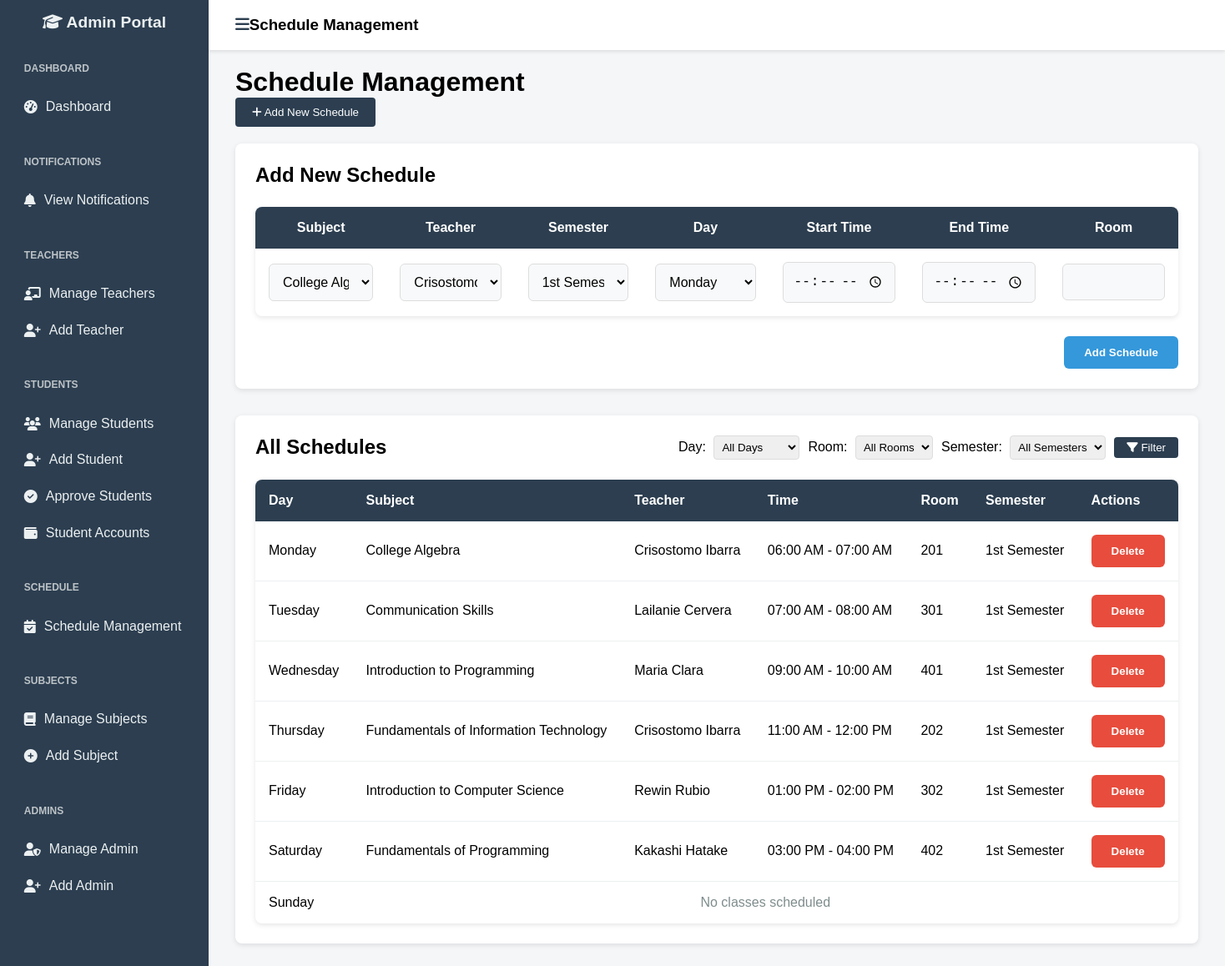
Screenshot of /admin_schedule_management.php (signed in) with the database file from the repository.
### tables this page shows
CREATE TABLE `class_schedules` (
  `id` int(11) NOT NULL,
  `subject_id` int(11) NOT NULL,
  `teacher_id` int(11) NOT NULL,
  `room` varchar(50) NOT NULL,
  `day_of_week` enum('Monday','Tuesday','Wednesday','Thursday','Friday','Saturday','Sunday') NOT NULL,
  `start_time` time NOT NULL,
  `end_time` time NOT NULL,
  `semester_id` int(11) DEFAULT NULL,
  `created_at` timestamp NOT NULL DEFAULT current_timestamp(),
  `updated_at` timestamp NOT NULL DEFAULT current_timestamp() ON UPDATE current_timestamp()
);

CREATE TABLE `subjects` (
  `id` int(11) NOT NULL,
  `subject_code` varchar(50) NOT NULL,
  `subject_name` varchar(100) NOT NULL,
  `units` int(11) NOT NULL,
  `semester` varchar(20) DEFAULT NULL,
  `year_level` varchar(20) DEFAULT NULL,
  `school_year` varchar(9) DEFAULT NULL,
  `program` varchar(255) DEFAULT NULL
);

CREATE TABLE `teachers` (
  `id` int(11) NOT NULL,
  `lastname` varchar(100) NOT NULL,
  `firstname` varchar(100) NOT NULL,
  `email` varchar(150) NOT NULL,
  `phone` varchar(20) DEFAULT NULL,
  `username` varchar(100) NOT NULL,
  `password` varchar(255) NOT NULL,
  `created_at` timestamp NOT NULL DEFAULT current_timestamp(),
  `section` varchar(50) DEFAULT NULL,
  `program` varchar(255) DEFAULT NULL,
  `grade_level` varchar(50) DEFAULT NULL
);

CREATE TABLE `semesters` (
  `id` int(11) NOT NULL,
  `name` varchar(50) NOT NULL,
  `is_active` tinyint(1) DEFAULT 1,
  `created_at` timestamp NOT NULL DEFAULT current_timestamp()
);

### admin_schedule_management.php (the view, shortened to what this page needs)
<?php
require_once 'db_connect.php';
$sql = "SELECT cs.*, s.subject_name, t.firstname as teacher_firstname,
        t.lastname as teacher_lastname, sem.name as semester_name
        FROM class_schedules cs
        JOIN subjects s ON cs.subject_id = s.id
        JOIN teachers t ON cs.teacher_id = t.id
        JOIN semesters sem ON cs.semester_id = sem.id
        WHERE 1=1";
$sql .= " ORDER BY FIELD(cs.day_of_week, 'Monday', 'Tuesday', 'Wednesday', 'Thursday', 'Friday', 'Saturday', 'Sunday'),
        cs.start_time";
$schedules = $conn->query($sql);
$sql = "SELECT * FROM subjects";
$subjects = $conn->query($sql);
$sql = "SELECT * FROM teachers";
$teachers = $conn->query($sql);
$sql = "SELECT * FROM semesters WHERE is_active = 1";
$semesters = $conn->query($sql);
?>
<!DOCTYPE html>
<html lang="en">
<head>
    <link rel="stylesheet" href="https://cdnjs.cloudflare.com/ajax/libs/font-awesome/6.4.0/css/all.min.css" />
</head>
<body>
  <div class="sidebar" id="sidebar">
    <h2><i class="fas fa-graduation-cap"></i> <span>Admin Portal</span></h2>
    <ul>
      <li class="section-title">Dashboard</li>
      <li><a href="admin_dashboard.php"><i class="fas fa-tachometer-alt"></i> <span>Dashboard</span></a></li>
      <li class="section-title">Notifications</li>
      <li><a href="notification.php"><i class="fas fa-bell"></i> <span>View Notifications</span></a></li>
      <li class="section-title">Teachers</li>
      <li><a href="manage_teachers.php"><i class="fas fa-chalkboard-teacher"></i> <span>Manage Teachers</span></a></li>
      <li><a href="add_teacher.php"><i class="fas fa-user-plus"></i> <span>Add Teacher</span></a></li>
      <li class="section-title">Students</li>
      <li><a href="manage_students.php"><i class="fas fa-users"></i> <span>Manage Students</span></a></li>
      <li><a href="add_student.php"><i class="fas fa-user-plus"></i> <span>Add Student</span></a></li>
      <li><a href="approve_students.php"><i class="fas fa-check-circle"></i> <span>Approve Students</span></a></li>
      <li><a href="manage_student_accounts.php"><i class="fas fa-wallet"></i> <span>Student Accounts</span></a></li>
      <li class="section-title">Schedule</li>
      <li><a href="admin_schedule_management.php"><i class="fas fa-calendar-check"></i> <span>Schedule Management</span></a></li>
      <li class="section-title">Subjects</li>
      <li><a href="manage_subjects.php"><i class="fas fa-book"></i> <span>Manage Subjects</span></a></li>
      <li><a href="add_subject.php"><i class="fas fa-plus-circle"></i> <span>Add Subject</span></a></li>
      <li class="section-title">Admins</li>
      <li><a href="manage_admins.php"><i class="fas fa-user-shield"></i> <span>Manage Admin</span></a></li>
      <li><a href="add_admin.php"><i class="fas fa-user-plus"></i> <span>Add Admin</span></a></li>
    </ul>
  </div>
    <div class="topbar" id="topbar">
        <button class="toggle-btn" id="toggleSidebar">
            <i class="fas fa-bars"></i>
        </button>
        <h3>Schedule Management</h3>
    </div>
    <div class="content" id="content">
        <div class="container">
            <h1>Schedule Management</h1>
            <button onclick="showAddScheduleModal()" style="margin-bottom: 20px; padding: 10px 20px; background-color: #2c3e50; color: white; border: none; border-radius: 4px; cursor: pointer;">
                <i class="fas fa-plus"></i> Add New Schedule
            </button>
            <div class="card">
                <h2>Add New Schedule</h2>
                <form method="POST" action="">
                    <table class="form-table">
                        <thead>
                            <tr>
                                <th>Subject</th>
                                <th>Teacher</th>
                                <th>Semester</th>
                                <th>Day</th>
                                <th>Start Time</th>
                                <th>End Time</th>
                                <th>Room</th>
                            </tr>
                        </thead>
                        <tbody>
                            <tr>
                                <td>
                                    <select name="subject_id" required>
                                        <?php while ($subject = $subjects->fetch_assoc()): ?>
                                            <option value="<?php echo $subject['id']; ?>">
                                                <?php echo htmlspecialchars($subject['subject_name']); ?>
                                            </option>
                                        <?php endwhile; ?>
                                    </select>
                                </td>
                                <td>
                                    <select name="teacher_id" required>
                                        <?php while ($teacher = $teachers->fetch_assoc()): ?>
                                            <option value="<?php echo $teacher['id']; ?>">
                                                <?php echo htmlspecialchars($teacher['firstname'] . ' ' . $teacher['lastname']); ?>
                                            </option>
                                        <?php endwhile; ?>
                                    </select>
                                </td>
                                <td>
                                    <select name="semester_id" required>
                                        <?php while ($semester = $semesters->fetch_assoc()): ?>
                                            <option value="<?php echo $semester['id']; ?>">
                                                <?php echo htmlspecialchars($semester['name']); ?>
                                            </option>
                                        <?php endwhile; ?>
                                    </select>
                                </td>
                                <td>
                                    <select name="day_of_week" required>
                                        <option value="Monday">Monday</option>
                                    </select>
                                </td>
                                <td>
                                    <input type="time" name="start_time" required>
                                </td>
                                <td>
                                    <input type="time" name="end_time" required>
                                </td>
                                <td>
                                    <input type="text" name="room" required>
                                </td>
                            </tr>
                        </tbody>
                    </table>
                    <div class="form-actions">
                        <button type="submit" class="btn btn-primary">Add Schedule</button>
                    </div>
                </form>
            </div>
            <div class="card">
                <div style="display: flex; justify-content: space-between; align-items: center; margin-bottom: 20px;">
                    <h2>All Schedules</h2>
                    <form method="GET" class="filter-form" style="display: flex; gap: 10px; align-items: center;">
                        <div>
                            <label for="day" style="margin-right: 5px;">Day:</label>
                            <select name="day" id="day" style="padding: 5px; border-radius: 4px; border: 1px solid #ddd;">
                                <option value="">All Days</option>
                            </select>
                        </div>
                        <div>
                            <label for="room" style="margin-right: 5px;">Room:</label>
                            <select name="room" id="room" style="padding: 5px; border-radius: 4px; border: 1px solid #ddd;">
                                <option value="">All Rooms</option>
                            </select>
                        </div>
                        <div>
                            <label for="semester" style="margin-right: 5px;">Semester:</label>
                            <select name="semester" id="semester" style="padding: 5px; border-radius: 4px; border: 1px solid #ddd;">
                                <option value="">All Semesters</option>
                            </select>
                        </div>
                        <button type="submit" style="padding: 5px 15px; background-color: #2c3e50; color: white; border: none; border-radius: 4px; cursor: pointer;">
                            <i class="fas fa-filter"></i> Filter
                        </button>
                    </form>
                </div>
                <table class="schedule-table">
                    <thead>
                        <tr>
                            <th>Day</th>
                            <th>Subject</th>
                            <th>Teacher</th>
                            <th>Time</th>
                            <th>Room</th>
                            <th>Semester</th>
                            <th>Actions</th>
                        </tr>
                    </thead>
                    <tbody>
                        <?php
                        $days = ['Monday', 'Tuesday', 'Wednesday', 'Thursday', 'Friday', 'Saturday', 'Sunday'];
                        foreach ($days as $day) {
                            $schedules->data_seek(0);
                            $has_schedule = false;
                            while ($schedule = $schedules->fetch_assoc()) {
                                if ($schedule['day_of_week'] === $day) {
                                    $has_schedule = true;
                                    echo "<tr>";
                                    echo "<td>" . htmlspecialchars($day) . "</td>";
                                    echo "<td>" . htmlspecialchars($schedule['subject_name']) . "</td>";
                                    echo "<td>" . htmlspecialchars($schedule['teacher_firstname'] . ' ' . $schedule['teacher_lastname']) . "</td>";
                                    echo "<td>" . date('h:i A', strtotime($schedule['start_time'])) . " - " .
                                         date('h:i A', strtotime($schedule['end_time'])) . "</td>";
                                    echo "<td>" . htmlspecialchars($schedule['room']) . "</td>";
                                    echo "<td>" . htmlspecialchars($schedule['semester_name']) . "</td>";
                                    echo "<td>";
                                    echo "<form method='POST' action='' style='display: inline;'>";
                                    echo "<button type='submit' class='btn btn-danger'>Delete</button>";
                                    echo "</form>";
                                    echo "</td>";
                                    echo "</tr>";
                                }
                            }
                            if (!$has_schedule) {
                                echo "<tr>";
                                echo "<td>" . htmlspecialchars($day) . "</td>";
                                echo "<td colspan='6' style='text-align: center; color: #7f8c8d;'>No classes scheduled</td>";
                                echo "</tr>";
                            }
                        }
                        ?>
                    </tbody>
                </table>
            </div>
        </div>
    </div>
</body>
</html>

### admin_schedule_management.php (style rules this page uses)
* { box-sizing: border-box; margin: 0; padding: 0; }
body { font-family: Arial, sans-serif; display: flex; min-height: 100vh; background-color: #f4f6f8; }
.sidebar { width: 250px; background-color: #2c3e50; color: #ecf0f1; padding-top: 1rem; flex-shrink: 0; transition: all 0.3s ease; }
.sidebar h2 { text-align: center; margin-bottom: 1rem; font-size: 1.2rem; }
.sidebar ul { list-style: none; padding: 0 1rem; }
.sidebar li { padding: 0.8rem; transition: background-color 0.2s; }
.sidebar .section-title { font-weight: bold; font-size: 0.75rem; margin-top: 1.5rem; margin-bottom: 0.3rem; color: #bdc3c7; text-transform: uppercase; }
.sidebar li a { text-decoration: none; color: inherit; display: flex; align-items: center; gap: 10px; }
.topbar { position: fixed; top: 0; left: 250px; right: 0; height: 60px; background-color: white; display: flex; align-items: center; padding: 0 2rem; box-shadow: 0 2px 4px rgba(0,0,0,0.1); z-index: 1000; transition: all 0.3s ease; }
.toggle-btn { font-size: 1.2rem; cursor: pointer; background: none; border: none; color: #2c3e50; }
.content { flex-grow: 1; padding: 5rem 2rem 2rem 2rem; transition: all 0.3s ease; margin-left: 0; }
.card { background: white; border-radius: 0.5rem; padding: 1.5rem; margin-bottom: 2rem; box-shadow: 0 2px 6px rgba(0,0,0,0.1); }
.btn { padding: 0.75rem 1.5rem; border: none; border-radius: 0.375rem; cursor: pointer; font-weight: bold; text-decoration: none; display: inline-block; }
.btn-primary { background-color: #3498db; color: white; }
.btn-danger { background-color: #e74c3c; color: white; }
.schedule-table { width: 100%; border-collapse: collapse; margin-top: 1.5rem; background-color: #fff; box-shadow: 0 2px 6px rgba(0,0,0,0.1); border-radius: 0.5rem; overflow: hidden; }
.schedule-table th { background-color: #2c3e50; color: white; padding: 1rem; text-align: left; font-weight: bold; }
.schedule-table td { padding: 1rem; border-bottom: 1px solid #ecf0f1; }
.schedule-table tr:last-child td { border-bottom: none; }
.form-table { width: 100%; border-collapse: collapse; margin-top: 1.5rem; background-color: #fff; box-shadow: 0 2px 6px rgba(0,0,0,0.1); border-radius: 0.5rem; overflow: hidden; }
.form-table th { background-color: #2c3e50; color: white; padding: 1rem; text-align: center; font-weight: bold; white-space: nowrap; }
.form-table td { padding: 1rem; border-bottom: 1px solid #ecf0f1; text-align: center; }
.form-table tr:last-child td { border-bottom: none; }
.form-table select, .form-table input { width: 100%; padding: 0.75rem; border: 1px solid #ddd; border-radius: 0.375rem; font-size: 1rem; background-color: #f8f9fa; min-width: 120px; }
.form-actions { margin-top: 1.5rem; text-align: right; }
.form-actions .btn { min-width: 120px; }

### rows the page displays
class_schedules: day "Monday", subject.subject_name "College Algebra", teacher.lastname "Crisostomo Ibarra", start_time "06:00 AM", end_time "07:00 AM", room "201", semester.name "1st Semester"
class_schedules: day "Tuesday", subject.subject_name "Communication Skills", teacher.lastname "Lailanie Cervera", start_time "07:00 AM", end_time "08:00 AM", room "301", semester.name "1st Semester"
class_schedules: day "Wednesday", subject.subject_name "Introduction to Programming", teacher.lastname "Maria Clara", start_time "09:00 AM", end_time "10:00 AM", room "401", semester.name "1st Semester"
class_schedules: day "Thursday", subject.subject_name "Fundamentals of Information Technology", teacher.lastname "Crisostomo Ibarra", start_time "11:00 AM", end_time "12:00 PM", room "202", semester.name "1st Semester"
class_schedules: day "Friday", subject.subject_name "Introduction to Computer Science", teacher.lastname "Rewin Rubio", start_time "01:00 PM", end_time "02:00 PM", room "302", semester.name "1st Semester"
class_schedules: day "Saturday", subject.subject_name "Fundamentals of Programming", teacher.lastname "Kakashi Hatake", start_time "03:00 PM", end_time "04:00 PM", room "402", semester.name "1st Semester"

### other values shown
$day "Sunday"
form field subject_id "College Algebra"
form field teacher_id "Crisostomo Ibarra"
form field semester_id "1st Semester"
